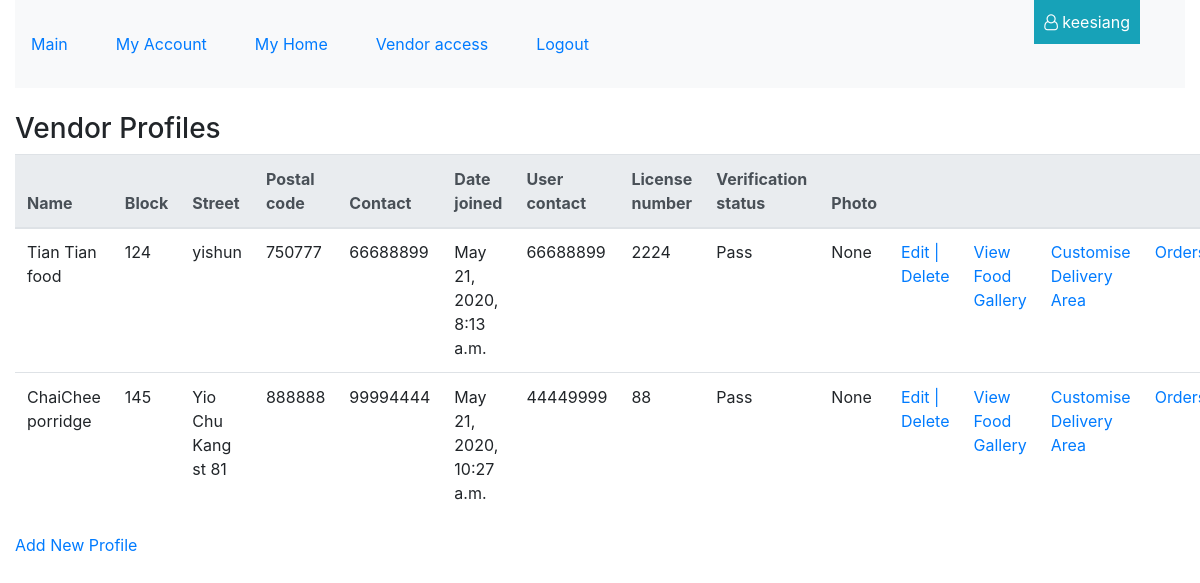
/vendor/profiles (signed in), run on the app's committed database.
### vendor/models.py (models this page shows, shortened)
class Vendor(models.Model):
    category = models.ManyToManyField(Category)
    postal_code = models.PositiveIntegerField( null=False, blank=False)
    name = models.CharField( max_length=100, null=False, blank=False)
    block = models.PositiveSmallIntegerField( null=False, blank=False)
    street = models.CharField(max_length=254, null=False, blank=False)
    contact = models.PositiveIntegerField(validators=[MinValueValidator(10000000), MaxValueValidator(99999999)], null=False, blank=False)
    date_joined = models.DateTimeField(auto_now_add=True)
    user = models.ForeignKey(User, null=True, on_delete=models.SET_NULL)
    user_contact = models.PositiveIntegerField(validators=[MinValueValidator(10000000), MaxValueValidator(99999999)], null=False, blank=False)
    license_number = models.CharField(max_length=10, null=False, blank=False)
    license_check = models.BooleanField(default=False)
    photo_url=models.URLField(max_length=1024, null=True, blank=True)
    vendordeliverytown = models.ManyToManyField(VendorDeliveryTown)
    vendordeliverypostal = models.ManyToManyField(VendorDeliveryPostal)

### vendor/views.py (the view)
# urls.py: path('profiles', vendor.views.view_vendor_profiles, name='view_vendor_profiles_route'),
@login_required
def view_vendor_profiles(request):
    vendor_profiles = Vendor.objects.filter(user=request.user)
    username = request.user.username
    return render(request, "vendor/vendor_profiles.html", {
            "vendor_profiles": vendor_profiles,
            "username": username
    })

### vendor/templates/vendor/vendor_profiles.html (shortened to what this page needs)
{% extends 'base_template.html' %}
{%block content%}
<br>
<h3> Vendor Profiles </h3>
    <table class="table table-hover table-responsive-lg">
        <tr>
            <thead class="thead-light">
                <th>Name</th>
                <th>Block</th>
                <th>Street</th>
                <th>Postal code</th>
                <th>Contact </th>
                <th>Date joined </th>
                <th>User contact </th>
                <th>License number </th>
                <th>Verification status </th>
                <th> Photo </th>
                <th> &nbsp; </th>
                <th> &nbsp; </th>
                <th> &nbsp; </th>
                <th> &nbsp; </th>
            </thead>
        </tr>
        {%for j in vendor_profiles %}
            <tr>
                <td> {{j.name}} </td>
                <td> {{j.block}} </td>
                <td> {{j.street}} </td>
                <td> {{j.postal_code}} </td>
                <td> {{j.contact}} </td>
                <td> {{j.date_joined}} </td>
                <td> {{j.user_contact}} </td>
                <td> {{j.license_number}} </td>
                <td> {% if j.license_check %} Pass {%else%} Pending {%endif%} </td>
                <td> {{j.photo_url}} </td>
                <td> <a href="{% url 'edit_vendor_profile_route' vendor_profile_id=j.id %}"> Edit | </a>
                    <a href="{% url 'delete_vendor_profile_route' vendor_profile_id=j.id %}">Delete</a>
                </td>
                <td> <a href="{% url 'view_vendor_food_gallery_route' vendor_profile_id=j.id %}"> View Food Gallery </a> </td>
                <td> <a href="{% url 'create_delivery_area_route' vendor_profile_id=j.id %}"> Customise Delivery Area </a> </td>
                <td> <a href="{% url 'view_vendor_orders_route' vendor_profile_id=j.id%}"> Orders </td>
            </tr>
        {%endfor%}
    </table>
    <a href="{% url 'create_vendor_route' %}"> Add New Profile </a>
{%endblock%}

### templates/base_template.html (shortened to what this page needs)
{% load static %}
<!doctype html>
<html lang="en">
  <head>
    <link rel="stylesheet" href="https://stackpath.bootstrapcdn.com/font-awesome/4.7.0/css/font-awesome.min.css">
    <link rel="stylesheet" href="https://stackpath.bootstrapcdn.com/bootstrap/4.5.0/css/bootstrap.min.css">
    <link rel="stylesheet" href="{% static 'style.css' %}">
  </head>
  <body>
    <header class="container-fluid">
        <nav class="navbar navbar-expand-lg navbar-light bg-light py-3">
            <div class="collapse navbar-collapse" id="navbarSupportedContent">
                <ul class="navbar-nav">
            {%if request.user.is_authenticated %}
                <li class="nav-item mr-5 my-3 "> <a href="{% url 'view_home_route' %}" >Main</a> </li>
                <li class="nav-item mr-5 my-3 "> <a href="{% url 'view_account_route' %}" >My Account</a> </li>
                <li class="nav-item mr-5 my-3 "> <a href="{% url 'index_route' %}"> My Home</a> </li>
                <li class="nav-item mr-5 my-3"> <a href="{% url 'view_vendor_profiles_route' %}"> Vendor access</a> </li>
                <li class="nav-item mr-5 my-3"> <a href="{% url 'account_logout' %}" > Logout</a> </li>
            {%else%}
                <li class="nav-item mr-5 my-3"> <a href="{% url 'account_signup' %}">Register</a> </li>
                <li class="nav-item mr-5 my-3"> <a href="{% url 'account_login' %}" >Login</a> </li>
            {%endif%}
                </ul>
            </div>
        </nav>
        {%if request.user.is_authenticated %}
        <div id="show-username" class="bg-info"> <i class="fa fa-user-o" aria-hidden="true"></i> {{request.user.username}}  </div>
        {%endif%}
    </header>
    <div class="container-fluid">
    {%block content%} {%endblock%}
    </div>
  </body>
</html>

### static/style.css (style rules this page uses)
body { background-color:white; }
a { text-decoration:none !important; }
#show-username { min-width:80px; position:absolute; top:0; right:5%; padding: 10px; color: white; }

### data on the page
Vendor: name "Tian Tian food", block "124", street "yishun", postal_code "750777", contact "66688899", date_joined "May 21, 2020, 8:13 a.m.", user_contact "66688899", license_number "2224", license_check "Pass", photo_url "None"
Vendor: name "ChaiChee porridge", block "145", street "Yio Chu Kang st 81", postal_code "888888", contact "99994444", date_joined "May 21, 2020, 10:27 a.m.", user_contact "44449999", license_number "88", license_check "Pass", photo_url "None"

### other printed values
{{ request.user.username }} "keesiang"
